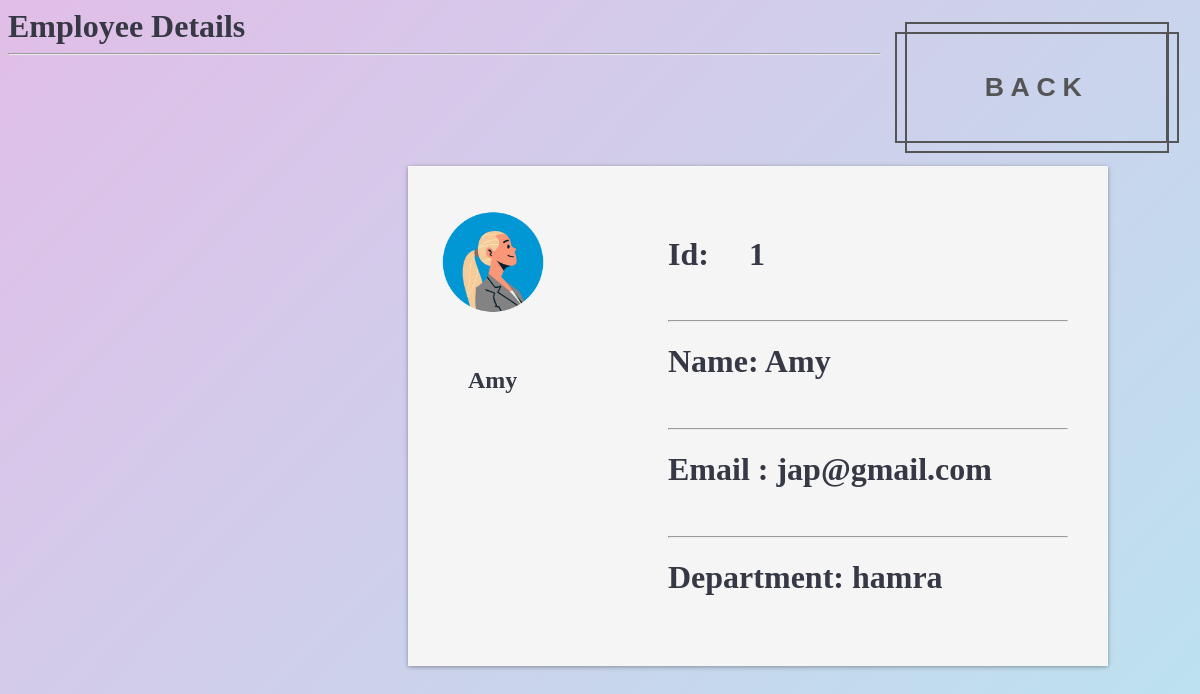
Page /1 (signed in) on the earlier database version.
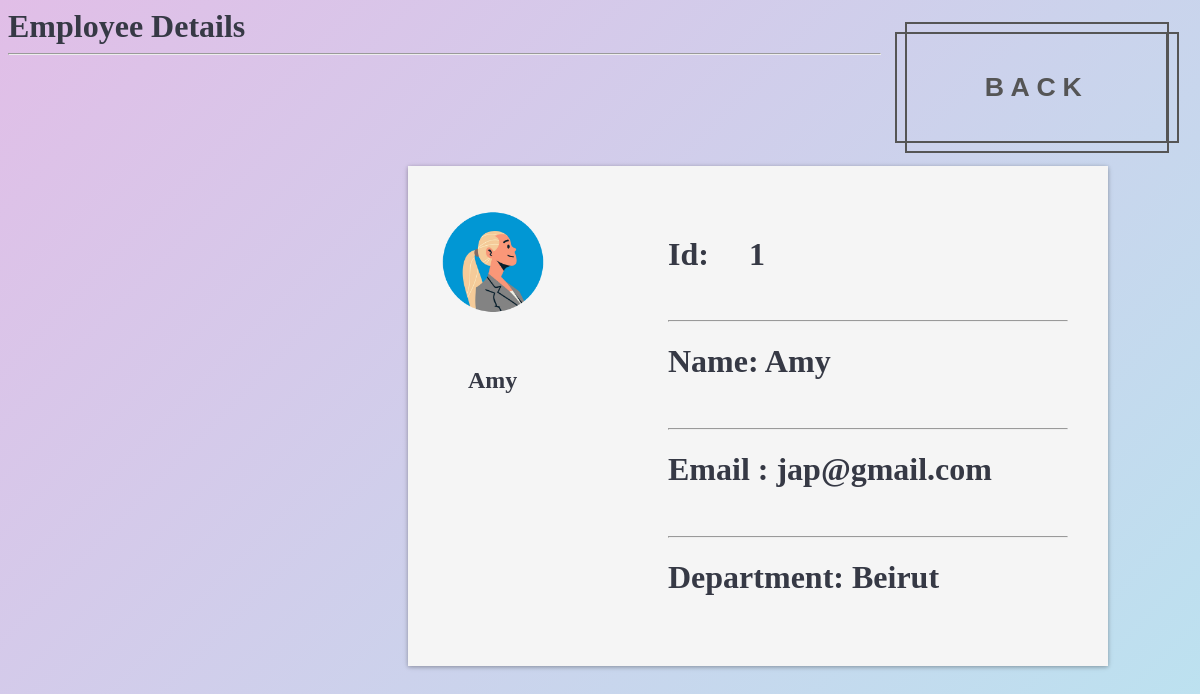
Same page on the later database version.
### app1/models.py (models this page shows, shortened)
class Employee(models.Model):
    emp_id = models.IntegerField(primary_key=True)
    name = models.CharField(max_length=30)
    email = models.EmailField()
    photo = models.CharField(max_length=200, null=True, blank=True)
    department = models.ForeignKey(Department, on_delete=models.CASCADE)
    absences_days = models.IntegerField()
    overtime_days = models.IntegerField()
    experience = models.IntegerField()
    salary = models.FloatField()

class Department(models.Model):
    department = models.CharField(max_length=50, primary_key=True)
    Number_of_employees = models.IntegerField(default=0)

### app1/views.py (the view)
# urls.py: path('<int:emp_id>', details),
@login_required
def details(request, emp_id):
    res = Employee.objects.filter(emp_id=emp_id).first()
    if res:
        return render(request, 'details.html', {'emp': res})
    else:
        return HttpResponse("<h1> something went wrong searching for id" + str(emp_id) + "</h1>")

### templates/details.html (shortened to what this page needs)
<!doctype html>
<html><head>
    <link rel="stylesheet" href="../static/details.css" type="text/css"/>
</head>
<body>
    <h1 class ="top">Employee Details</h1>
    <a id="goback" href="/fetchemployees">
    <button class="button" type="button">Back
        <div class="button__horizontal"></div>
        <div class="button__vertical"></div>
    </button>
</a>
    <hr>
    <br><br>
<div class="center">
<div class="next">
<div class="rimg">
    {%if emp.photo == null or emp.photo == '1'  %}
    <img src="https://encrypted-tbn0.gstatic.com/images?q=tbn:ANd9GcTnKrFyxS9ptI-FvPq1SA1A4576CUW-xxnk5g&usqp=CAU" alt="couldnt load" class="rounded-circle" width="150">
    {%else%}
    <img src=" ../static/img/{{emp.photo}}" alt="No photo" class="rounded-circle" width="150">
    {%endif%}
</div>
    <div class = "mt-3">
        <h2 style="margin-left: 0px;">  {{emp.name}}  </h2>
    </div>
    <div class="about">
        <h1>Id: &nbsp  &nbsp {{emp.emp_id}}</h1>
        <br><hr>
<h1> Name: {{  emp.name }} </h1>
<br><hr>
<h1>Email : {{ emp.email }}</h1>
<br><hr>
<h1>Department: {{ emp.department.department }}</h1>
<br><hr>
<br><hr>
        <br><hr>
        <br><hr>
</div>
</div>
</div>
</body>
</html>

### static/details.css (style rules this page uses)
body { background: linear-gradient(to bottom right, #E1BEE7, #B2EBF2); background-repeat: no-repeat; background-size: contain; background-attachment: fixed; color: #363945; ; }
.center { margin-left: 400px; margin-top: 30px; background-color:whitesmoke; overflow: auto; width: 700px; height: 500px; box-shadow: 0 1px 6px rgba(0, 0, 0, 0.12), 0 1px 4px rgba(0, 0, 0, 0.24); }
.next { float:left; margin-left: 10px; margin-top: 15px; display: inline; overflow: auto; }
.about { margin-top: -200px; margin-left: 250px; height: 400px; overflow: auto; width: 400px; }
.mt-3 { margin-left: 50px; }
img { border-radius: 50%; }
.top { display: inline; }
.rimg { display: inline; }
button { float:right; margin-right: 100px; }
.button { margin: 2%; font-size: 20pt; --offset: 10px; --border-size: 2px; display: block; position: relative; padding: 1.5em 3em; appearance: none; border: 0; background: transparent; color: #555555; text-transform: uppercase; letter-spacing: 0.25em; outline: none; cursor: pointer; font-weight: bold; border-radius: 0; box-shadow: inset 0 0 0 var(--border-size) currentcolor; transition: background 0.6s ease; }
.button__horizontal, .button__vertical { position: absolute; top: var(--horizontal-offset, 0); right: var(--vertical-offset, 0); bottom: var(--horizontal-offset, 0); left: var(--vertical-offset, 0); transition: transform 0.8s ease; will-change: transform; }
.button__horizontal::before, .button__vertical::before { content: ""; position: absolute; border: inherit; }
.button__horizontal { --vertical-offset: calc(var(--offset) * -1); border-top: var(--border-size) solid currentcolor; border-bottom: var(--border-size) solid currentcolor; }
.button__horizontal::before { top: calc(var(--vertical-offset) - var(--border-size)); bottom: calc(var(--vertical-offset) - var(--border-size)); left: calc(var(--vertical-offset) * -1); right: calc(var(--vertical-offset) * -1); }
.button__vertical { --horizontal-offset: calc(var(--offset) * -1); border-left: var(--border-size) solid currentcolor; border-right: var(--border-size) solid currentcolor; }
.button__vertical::before { top: calc(var(--horizontal-offset) * -1); bottom: calc(var(--horizontal-offset) * -1); left: calc(var(--horizontal-offset) - var(--border-size)); right: calc(var(--horizontal-offset) - var(--border-size)); }

Differences in the rows shown:
changed Employee "Amy": department.department "hamra" → "Beirut"
